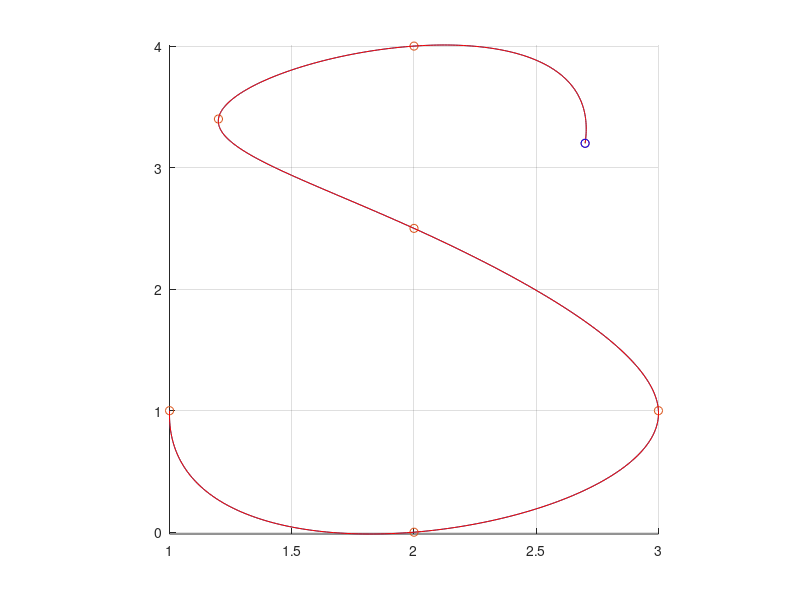

Recreate this plot in MATLAB.
x=[1,2,3,2,1.2,2,2.7]; % x-values
y=[1,0,1,2.5,3.4,4,3.2]; % y-values
n=length(x);
data=[x',y'],
axis square, hold on
t=0:1:n-1; % parametric coordinate
tt=[0:0.01:n-1]; % interpolant evaluation points
xx=spline(t,x,tt); yy=spline(t,y,tt);
plot(xx,yy'), plot(x,y,'o'),
grid on, shg, comet(xx, yy')